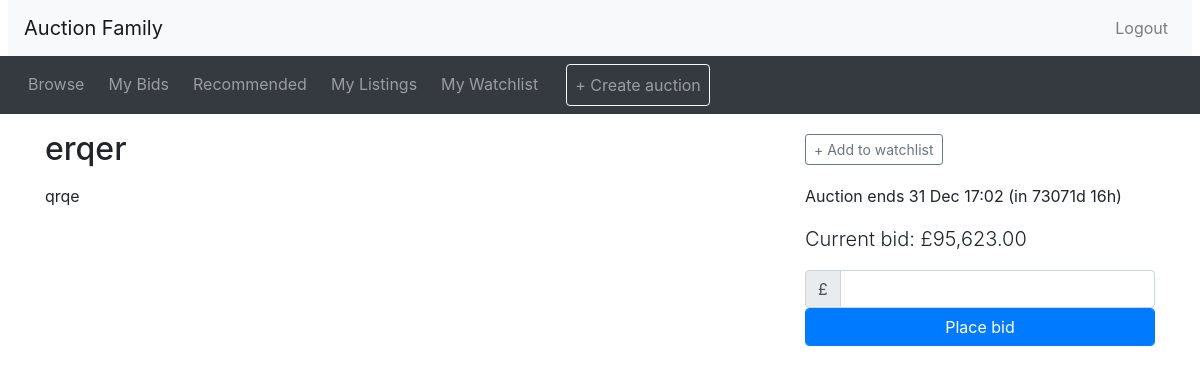
Screenshot of /listing.php?item_id=11 (signed in) with the database file from the repository.
### tables this page shows
CREATE TABLE IF NOT EXISTS `tbl_listings` (
  `listing_id` int(11) NOT NULL AUTO_INCREMENT,
  `title` varchar(500) DEFAULT NULL,
  `details` text,
  `category_id` int(11) DEFAULT NULL,
  `starting_price` varchar(100) DEFAULT NULL,
  `reserve_price` varchar(100) DEFAULT NULL,
  `end_date` datetime DEFAULT NULL,
  `user_id` int(11) DEFAULT NULL,
  `is_active` int(11) DEFAULT NULL,
  `created_at` datetime DEFAULT NULL,
  `deleted_at` datetime DEFAULT NULL,
  PRIMARY KEY (`listing_id`) USING BTREE,
  KEY `user_id` (`user_id`) USING BTREE,
  KEY `category_id` (`category_id`) USING BTREE
);

### utilities.php (called while the page is built, shortened)
<?php
function display_time_remaining($interval) {
    if ($interval->days == 0 && $interval->h == 0) {
      $time_remaining = $interval->format('%im %Ss');
    }
    else if ($interval->days == 0) {
      $time_remaining = $interval->format('%hh %im');
    }
    else {
      $time_remaining = $interval->format('%ad %hh');
    }
  return $time_remaining;
}
?>

### listing.php (the view, shortened to what this page needs)
<?php include_once("header.php")?>
<?php require("utilities.php")?>
<?php
  $item_id = $_GET['item_id'];
  if($item_id){
  $getListingQuery = "select * from tbl_listings where listing_id = $item_id";
  $listing = $mysqli->query($getListingQuery);
  }
  $data = $listing->fetch_assoc();
  $title = $data['title'];
  $description = $data['details'];
  $current_price = $data['starting_price'];
  $end_time = date_create($data['end_date']);
  $now = new DateTime();
  if ($now < $end_time) {
    $time_to_end = date_diff($now, $end_time);
    $time_remaining = ' (in ' . display_time_remaining($time_to_end) . ')';
  }
  $has_session = true;
  $watching = false;
?>
<div class="container">
<div class="row">
  <div class="col-sm-8">
    <h2 class="my-3"><?php echo($title); ?></h2>
  </div>
  <div class="col-sm-4 align-self-center">
<?php
  if ($now < $end_time):
?>
    <div id="watch_nowatch" <?php if ($has_session && $watching) echo('style="display: none"');?> >
      <button type="button" class="btn btn-outline-secondary btn-sm" onclick="addToWatchlist()">+ Add to watchlist</button>
    </div>
<?php endif  ?>
  </div>
</div>
<div class="row">
  <div class="col-sm-8">
    <div class="itemDescription">
    <?php echo($description); ?>
    </div>
  </div>
  <div class="col-sm-4">
    <p>
<?php if ($now > $end_time): ?>
     This auction ended <?php echo(date_format($end_time, 'j M H:i')) ?>
<?php else: ?>
     Auction ends <?php echo(date_format($end_time, 'j M H:i') . $time_remaining) ?></p>
    <p class="lead">Current bid: £<?php echo(number_format($current_price, 2)) ?></p>
    <form method="POST" action="place_bid.php">
      <div class="input-group">
        <div class="input-group-prepend">
          <span class="input-group-text">£</span>
        </div>
	    <input type="number" class="form-control" id="bid" name="bidprice">
      </div>
      <button type="submit" class="btn btn-primary form-control">Place bid</button>
    </form>
<?php endif ?>
  </div>
</div>
<?php include_once("footer.php")?>

### rows the page displays
tbl_listings: title "erqer", details "qrqe", end_date "31 Dec 17:02", end_date "(in 73071d 16h)", starting_price "95,623.00"
